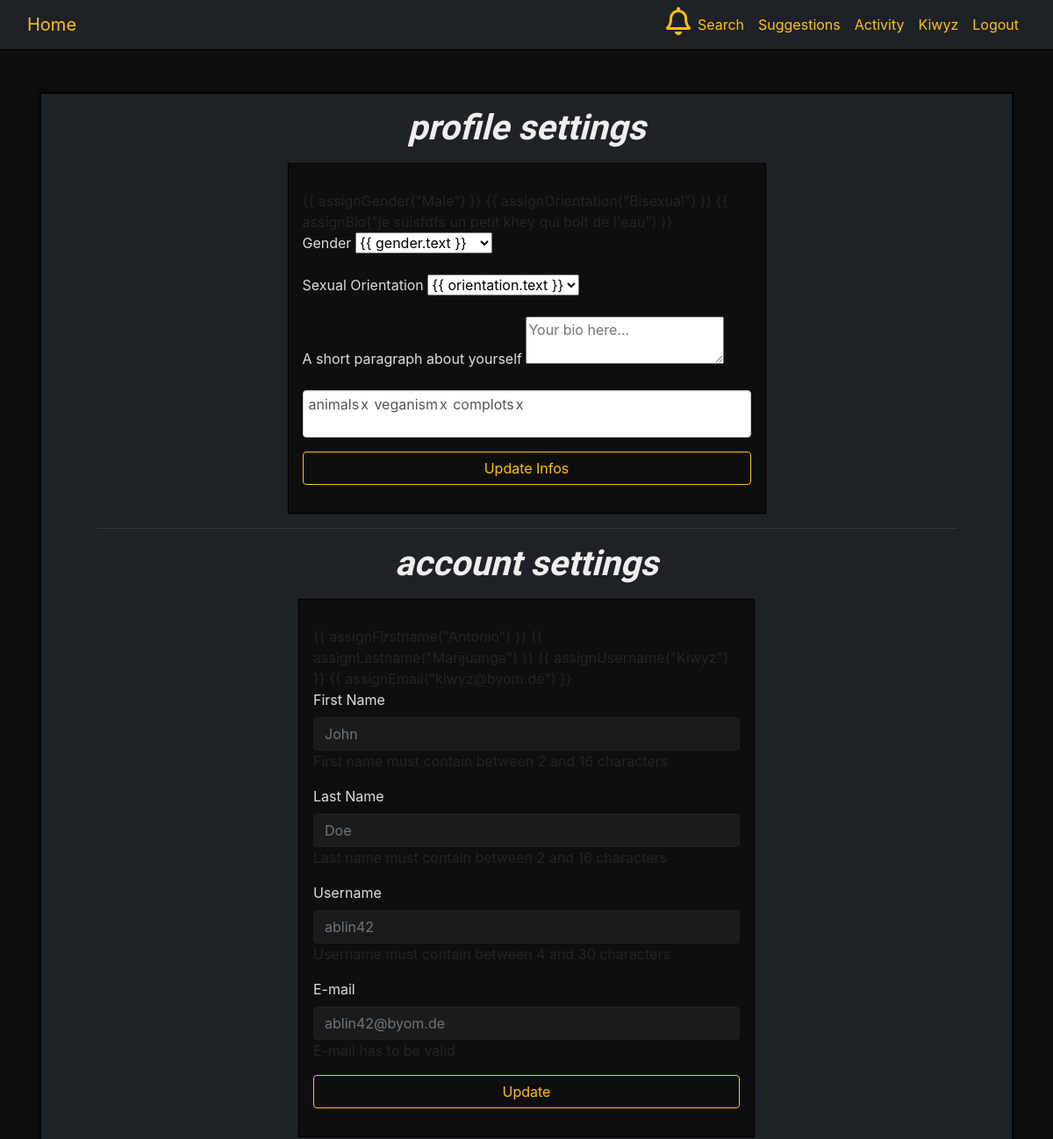
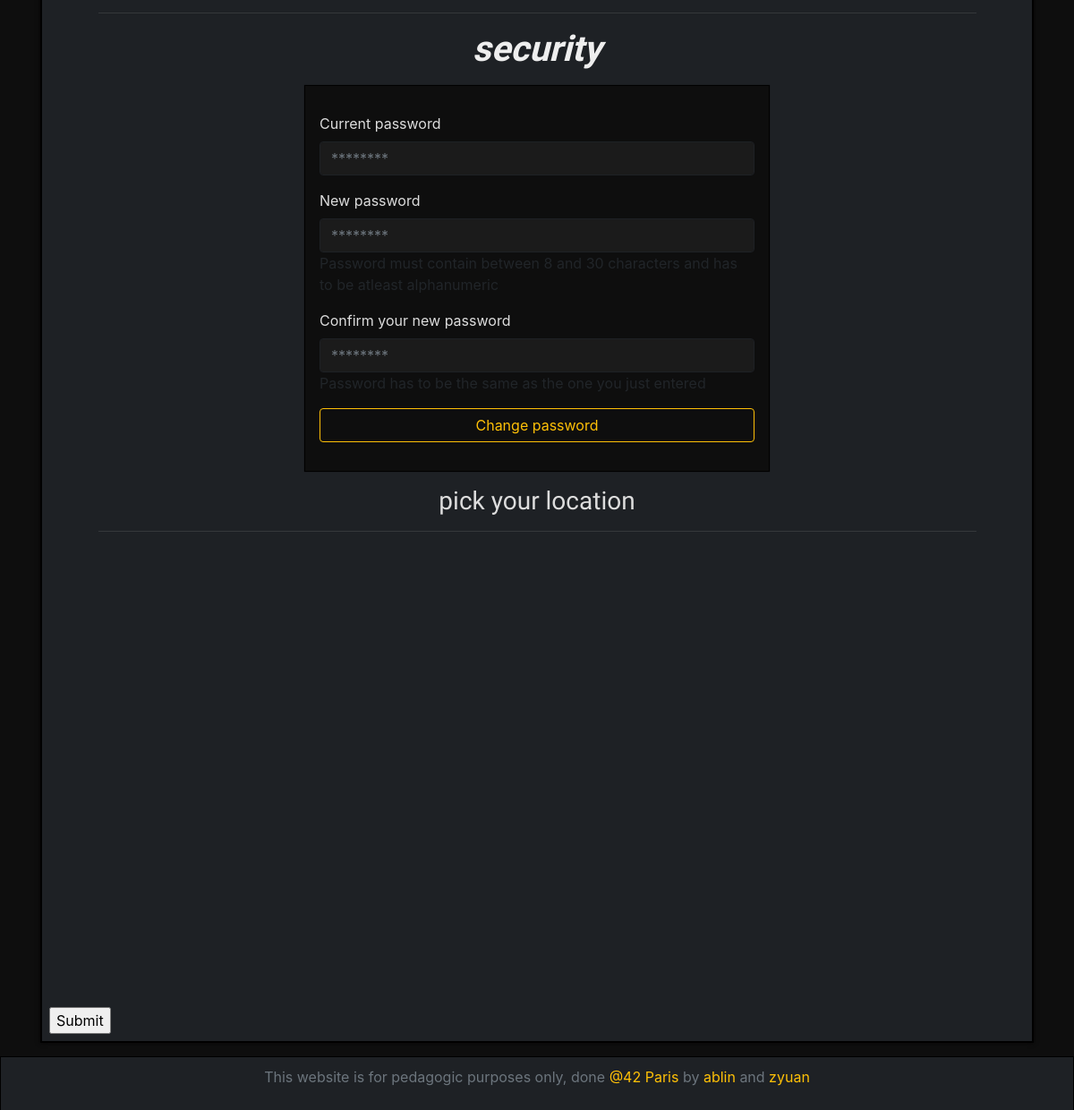
The page /account.php (signed in) on the database its author committed (2 pictures, top to bottom).
### tables this page shows
CREATE TABLE `user_info` (
  `id` int(11) NOT NULL,
  `user_id` int(11) NOT NULL,
  `firstname` varchar(64) NOT NULL,
  `lastname` varchar(64) NOT NULL,
  `birth_year` year(4) DEFAULT NULL,
  `bio` varchar(512) DEFAULT NULL,
  `gender` varchar(128) DEFAULT NULL,
  `orientation` varchar(128) DEFAULT 'Bisexual',
  `last_online` datetime NOT NULL DEFAULT CURRENT_TIMESTAMP
);

CREATE TABLE `user` (
  `id` int(11) NOT NULL,
  `username` varchar(30) NOT NULL,
  `password` varchar(255) NOT NULL,
  `email` varchar(255) NOT NULL,
  `mail_token` varchar(128) DEFAULT NULL,
  `confirmed_token` datetime DEFAULT NULL,
  `password_token` varchar(128) DEFAULT NULL
);

### class/autoloader.php (called while the page is built, shortened)
<?php
class autoloader
{
    static function autoload($class_name)
    {
        if (strpos($class_name, __NAMESPACE__ . '\\') == 0)
        {
            $class_name = str_replace(__NAMESPACE__ . '\\', '', $class_name);
        }
    }
}

### class/database.php (called while the page is built, shortened)
<?php
class database
{
    private $db_user;
    private $db_pass;
    private $dsn;
    private $pdo;
    private static $_instance;
    public function __construct($db_name, $db_host = "localhost", $db_user = "root", $db_pass = "root42")
    {
        $this->db_user = $db_user;
        $this->db_pass = $db_pass;
        $this->dsn = "mysql:dbname={$db_name};host={$db_host}";
    }
    public static function getInstance($db_name)
    {
        if (is_null(self::$_instance))
            self::$_instance = new database($db_name);
        return self::$_instance;
    }
    private function getPDO()
    {
        if ($this->pdo === null)
        {
            $pdo = new PDO($this->dsn, $this->db_user, $this->db_pass);
            $pdo->setAttribute(PDO::ATTR_ERRMODE, PDO::ERRMODE_EXCEPTION);
            $this->pdo = $pdo;
        }
        return $this->pdo;
    }
    public function prepare($statement, $attributes, $one = false, $class_name = null)
    {
        $req = $this->getPDO()->prepare($statement);
        $req->execute($attributes);
        if (strpos($statement, "SELECT") !== false)
        {
            if ($class_name === null)
                $req->setFetchMode(PDO::FETCH_OBJ);
            else
                $req->setFetchMode(PDO::FETCH_CLASS, $class_name);
            if ($one)
                $data = $req->fetch();
            else
                $data = $req->fetchAll();
            return $data;
        }
    }
}

### utils/fetch_account_data.php (called while the page is built, shortened)
<?php
$db = database::getInstance('matcha');
if ($_SESSION['id']) {
    $id = secure_input($_SESSION['id']);
    $req = $db->prepare("SELECT * FROM `user_info` WHERE `user_id` = :user_id", array("user_id" => $id));
    if ($req) {
        foreach ($req as $item) {
            $gender = $item->gender;
            $orientation = $item->orientation;
            $bio = $item->bio;
            $firstname = $item->firstname;
            $lastname = $item->lastname;
        }
    }
    $req = $db->prepare("SELECT * FROM `user` WHERE `id` = :user_id", array("user_id" => $id));
    if ($req) {
        foreach ($req as $item) {
            $username = $item->username;
            $email = $item->email;
        }
    }
}

### utils/functions.php (called while the page is built, shortened)
<?php
function secure_input($data)
{
    $data = trim($data);
    $data = stripslashes($data);
    $data = htmlspecialchars($data);
    return $data;
}

### account.php (the view, shortened to what this page needs)
<!DOCTYPE html>
<html lang="en">
<head>
    <link rel="stylesheet" href="style/bootstrap.css">
    <link rel="stylesheet" href="style/style.css">
    <link rel="stylesheet" href="https://use.fontawesome.com/releases/v5.5.0/css/all.css">
</head>
<body>
<?php
require_once("includes/header.php");
require_once("utils/fetch_account_data.php");
?>
<div class="container mt-5 small-page-wrapper">
    <div class="wrapper col-12 p-2">
        <h1>profile settings</h1>
        <div class="register-form-wrapper container col-6 p-3 mt-3 mb-3">
            <form id="infos" name="infos" @submit.prevent="processForm" class="my-2 my-lg-0" method="post">
                {{ assignGender(<?= json_encode($gender) ?>) }}
                {{ assignOrientation(<?= json_encode($orientation) ?>) }}
                {{ assignBio(<?= json_encode($bio) ?>) }}
                <div class="form-group">
                    <label for="gender" class="lab">Gender</label>
                    <select v-model="selectedGender" required>
                        <option v-for="gender in genderOptions" v-bind:value="gender.value">
                            {{ gender.text }}
                        </option>
                    </select>
                </div>
                <div class="form-group">
                    <label for="orientation" class="lab">Sexual Orientation</label>
                    <select v-model="selectedOrientation" required>
                        <option v-for="orientation in orientationOptions" v-bind:value="orientation.value">
                            {{ orientation.text }}
                        </option>-
                    </select>
                </div>
                <div class="form-group" id="tests">
                    <label for="bio" class="lab">A short paragraph about yourself</label>
                    <textarea maxlength="512" v-model="bio" placeholder="Your bio here..." required></textarea>
                </div>
                <div class="form-group">
                </div>
                <div class="form-group">
                    <button type="submit" name="submit_infos" class="btn btn-outline-warning btn-sign-in">Update Infos</button>
                </div>
            </form>
        </div>
        <hr />
        <h1>account settings</h1>
        <div class="gallery-wrapper">
            <div class="register-form-wrapper container col-6 p-3 mt-3 mb-3">
                <form id="account" name="account" @submit.prevent="processForm" class="my-2 my-lg-0" method="post">
                    {{ assignFirstname("<?= $firstname ?>") }}
                    {{ assignLastname("<?= $lastname ?>") }}
                    {{ assignUsername("<?= $username ?>") }}
                    {{ assignEmail("<?= $email ?>") }}
                    <div class="form-group">
                        <label for="firstname" class="lab">First Name</label>
                        <input type="text"
                               name="firstname"
                               placeholder="John"
                               id="firstname"
                               class="form-control"
                               maxlength="16"
                               v-model="firstname"
                               :style="{ borderColor: borderColor.firstname }"
                               @blur="validateFirstname"
                               required>
                        <span v-if="errors.firstname">First name must contain between 2 and 16 characters</span>
                    </div>
                    <div class="form-group">
                        <label for="lastname" class="lab">Last Name</label>
                        <input type="text"
                               name="lastname"
                               placeholder="Doe"
                               id="lastname"
                               class="form-control"
                               maxlength="16"
                               v-model="lastname"
                               :style="{ borderColor: borderColor.lastname }"
                               @blur="validateLastname"
                               required>
                        <span v-if="errors.lastname">Last name must contain between 2 and 16 characters</span>
                    </div>
                    <div class="form-group">
                        <label for="username" class="lab">Username</label>
                        <input type="text"
                               name="username"
                               placeholder="ablin42"
                               id="username"
                               class="form-control"
                               maxlength="30"
                               v-model="username"
                               :style="{ borderColor: borderColor.username }"
                               @blur="validateUsername"
                               required>
                        <span v-if="errors.username">Username must contain between 4 and 30 characters</span>
                    </div>
                    <div class="form-group">
                        <label for="email" class="lab">E-mail</label>
                        <input type="email"
                               name="email"
                               placeholder="ablin42@byom.de"
                               id="email" class="form-control"
                               maxlength="255"
                               v-model="email"
                               :style="{ borderColor: borderColor.email }"
                               @blur="validateEmail"
                               required>
                        <span v-if="errors.email">E-mail has to be valid</span>
                    </div>
                    <div class="form-group">
                        <button type="submit" name="submit_account" class="btn btn-outline-warning btn-sign-in">Update</button>
                    </div>
                </form>
            </div>
        </div>
        <hr />
        <h1>security</h1>
        <div class="gallery-wrapper">
            <div class="register-form-wrapper container col-6 p-3 mt-3 mb-3">
                <form id="security" name="security" @submit.prevent="processForm" class="my-2 my-lg-0" method="post">
                    <div class="form-group">
                        <label for="currpw" class="lab">Current password</label>
                        <input type="password"
                               name="currpw"
                               placeholder="********"
                               id="currpw"
                               class="form-control"
                               maxlength="30"
                               v-model="currpw"
                               required>
                    </div>
                    <div class="form-group">
                        <label for="password" class="lab">New password</label>
                        <input type="password"
                               name="password"
                               placeholder="********"
                               id="password"
                               class="form-control"
                               maxlength="30"
                               v-model="password"
                               :style="{ borderColor: borderColor.password }"
                               @blur="validatePassword"
                               required>
                        <span v-if="errors.password">Password must contain between 8 and 30 characters and has to be atleast alphanumeric</span>
                    </div>
                    <div class="form-group">
                        <label for="password2" class="lab">Confirm your new password</label>
                        <input type="password"
                               name="password2"
                               placeholder="********"
                               id="password2"
                               class="form-control"
                               maxlength="30"
                               v-model="password2"
                               :style="{ borderColor: borderColor.password2 }"
                               @blur="validatePassword2"
                               required>
                        <span v-if="errors.password2">Password has to be the same as the one you just entered</span>
                    </div>
                    <div class="form-group">
                        <button type="submit" name="submit_account" class="btn btn-outline-warning btn-sign-in">Change password</button>
                    </div>
                </form>
            </div>
        </div>
        <h3>pick your location</h3>
        <hr>
        <div class="gallery-wrapper" style="min-height: 500px; overflow: hidden; position: relative;">
        </div>
        <form id="location" name="location" @submit.prevent="processLocation" class="my-2 my-lg-0" method="post">
            <input type="submit" />
        </form>
    </div>
</div>
<?php
require_once("includes/footer.php");
?>
</body>
</html>

### style/style.css (style rules this page uses)
body { background-color: #0e0e0e; }
html { min-width: 450px; min-height: 250px; }
h1, h2, h3, h4, h5, h6 { text-align: center; color: #DDDDDD !important; font-family: 'Titillium Web', sans-serif; font-weight: 500; word-break: break-word; }
h1 { color: #EEEEEE !important; font-style: italic; font-weight: bold; }
.small-page-wrapper { min-height: calc(100vh - 166px); }
hr { border-top: 1px solid rgba(255, 255, 255, 0.1); width: 90%; }
.lab { color: #DDDDDD; }
.wrapper { border: 2px solid black; background-color: #1e2125; margin-bottom: 15px; padding-top: 15px!important; -webkit-box-shadow: 0 0 5px 0 rgba(4, 3, 0, 0.75); -moz-box-shadow: 0 0 5px 0 rgba(4, 3, 0, 0.75); box-shadow: 0 0 5px 0 rgba(4, 3, 0, 0.75); }
.register-form-wrapper { padding-top: 30px!important; background-color: #0e0e0e; border: 1px solid black; -webkit-box-shadow: 0 0 1px 0 rgba(4, 3, 0, 0.75); -moz-box-shadow: 0 0 1px 0 rgba(4, 3, 0, 0.75); box-shadow: 0 0 1px 0 rgba(4, 3, 0, 0.75); }
.btn-sign-in { width: 100%; }
.btn { min-width: 60px; }
.gallery-wrapper { margin: 0 25px 15px 25px; }
.form-control { background-color: #1b1b1b; border: 1px solid #1e2125; color: #BBBBBB; }

### rows shown on the page
user_info: gender "\"Male\"", orientation "\"Bisexual\"", bio "\"je suisfdfs un petit khey qui boit de l'eau\"", firstname "Antonio", lastname "Marijuanga"
user: username "Kiwyz", email "kiwyz@byom.de"

### other values the page prints
$_SESSION['username'] "Kiwyz"
